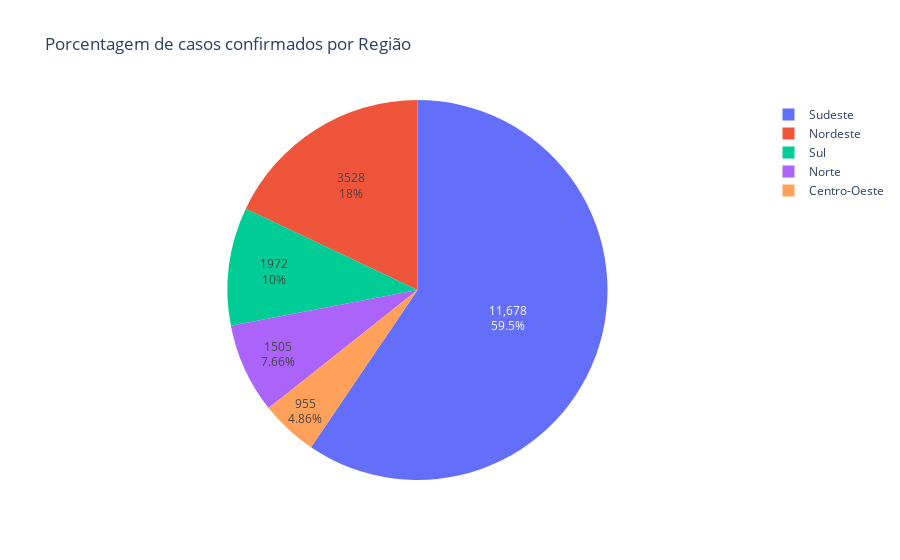

Notebook code cell kept with this figure:
### Code cell
# Criando gráfico:
trace = go.Pie(labels = list(casos.regiao),
               values = list(casos.casosNovos),
               textinfo='percent+value'
              )

# Armazenando gráfico em uma lista:
casos = [trace]

# Criando Layout:
layout = go.Layout(title='Porcentagem de casos confirmados por Região')

# Criando figura que será exibida:
fig = go.Figure(data=casos, layout=layout)

py.iplot(fig)

### Figure 1 — Plotly figure (JSON) as saved in the notebook; plotly's stock layout.template omitted (floating-point values rounded to 4 significant figures; data arrays with more than 128 entries replaced by an {"elided": "..."} marker saying what was removed)
{"data": [{"labels": {"elided": "1944 str values"}, "textinfo": "percent+value", "type": "pie", "values": {"elided": "1944 int values"}}], "layout": {"title": {"text": "Porcentagem de casos confirmados por Região"}}}
